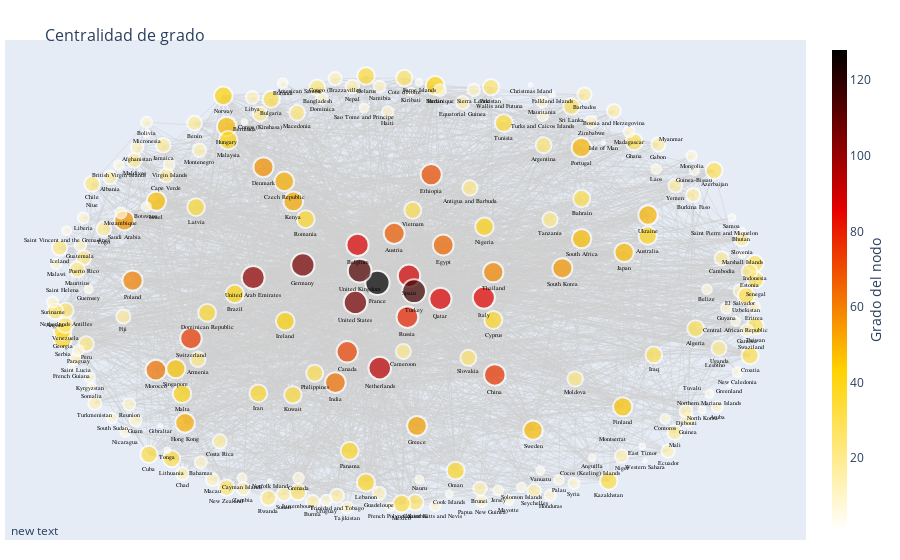

Source (notebook cell):
### Markdown cell above
a. Para esta red considero que hay dos tipos utiles de centralidades para utilizar. La primera es "centralidad de grado", el cual tiene grafico bastante facil de entender. Se grafican los nodos por tamaño segun cuantas aristas entrantes tenga y tambien en escalas de colores que marcan cuales son los mas importantes. Esta es una buena eleccion ya que los aeropuertos que reciben mas aviones se notaran en el grafico representando que son los mas importantes. La otra centralidad a utilizar es "betweenness centrality" la cual denota como nodos mas imporantes a los que aparecen como intermediario en algún camino mínimo. Lo interesante de este tipo de centralidad es que mostraria que aeropuertos estan en lugares estrategicos para el trafico de los aviones.

### Code cell
edge_x = []
edge_y = []

pos = nx.spring_layout(grafo, iterations=50, k=2)

for edge in grafo.edges():
    x0, y0 = pos[edge[0]][0], pos[edge[0]][1]
    x1, y1 = pos[edge[1]][0], pos[edge[1]][1]
    edge_x.append(x0)
    edge_x.append(x1)
    edge_x.append(None)
    edge_y.append(y0)
    edge_y.append(y1)
    edge_y.append(None)

edge_trace = go.Scatter(
    x=edge_x, y=edge_y,
    line=dict(width=0.5, color='#CFCFCF'),
    hoverinfo='none',
    mode='lines')

node_x = []
node_y = []
node_label = []
for node in grafo.nodes():
    x, y = pos[node][0], pos[node][1]
    node_x.append(x)
    node_y.append(y)
    node_label.append(node)

node_adjacencies = []
node_size = []
for node, adjacencies in enumerate(grafo.adjacency()):
    node_adjacencies.append(len(adjacencies[1]))
for i in range(len(node_adjacencies)):
    node_size.append(np.log(node_adjacencies[i])*5)
    
node_trace = go.Scatter(
    x=node_x, y=node_y,
    mode='markers+text',
    hoverinfo='text',
    text=node_label,
    textposition='bottom center',
     textfont=dict(
        family="sans serif",
        size=6,
        color="Black"
    ),
    marker=dict(
        showscale=True,
        colorscale='Hot',
        reversescale=True,
        color=[],
        size=node_size,
        colorbar=dict(
            thickness=15,
            title='Grado del nodo',
            xanchor='left',
            titleside='right'
        ),
        line_width=2))

node_trace.marker.color = node_adjacencies

fig = go.Figure(data=[edge_trace, node_trace],
             layout=go.Layout(
                title='<br>Centralidad de grado',
                titlefont_size=16,
                showlegend=False,
                hovermode='closest',
                margin=dict(b=20,l=5,r=5,t=40),
                annotations=[ dict(
                    showarrow=False,
                    xref="paper", yref="paper",
                    x=0.005, y=-0.002 ) ],
                xaxis=dict(showgrid=False, zeroline=False, showticklabels=False),
                yaxis=dict(showgrid=False, zeroline=False, showticklabels=False))
                )
fig.show()

### Figure 1 — Plotly figure (JSON) as saved in the notebook; plotly's stock layout.template omitted (floating-point values rounded to 4 significant figures; data arrays with more than 128 entries replaced by an {"elided": "..."} marker saying what was removed)
{"data": [{"hoverinfo": "none", "line": {"color": "#CFCFCF", "width": 0.5}, "mode": "lines", "type": "scatter", "x": {"elided": "8556 float values"}, "y": {"elided": "8556 float values"}}, {"hoverinfo": "text", "marker": {"color": {"elided": "229 int values"}, "colorbar": {"thickness": 15, "title": {"side": "right", "text": "Grado del nodo"}, "xanchor": "left"}, "colorscale": [[0, "rgb(0,0,0)"], [0.3333, "rgb(230,0,0)"], [0.6667, "rgb(255,210,0)"], [1, "rgb(255,255,255)"]], "line": {"width": 2}, "reversescale": true, "showscale": true, "size": {"elided": "229 float values"}}, "mode": "markers+text", "text": {"elided": "229 str values"}, "textfont": {"color": "Black", "family": "sans serif", "size": 6}, "textposition": "bottom center", "type": "scatter", "x": {"elided": "229 float values"}, "y": {"elided": "229 float values"}}], "layout": {"annotations": [{"showarrow": false, "x": 0.005, "xref": "paper", "y": -0.002, "yref": "paper"}], "hovermode": "closest", "margin": {"b": 20, "l": 5, "r": 5, "t": 40}, "showlegend": false, "title": {"font": {"size": 16}, "text": "<br>Centralidad de grado"}, "xaxis": {"showgrid": false, "showticklabels": false, "zeroline": false}, "yaxis": {"showgrid": false, "showticklabels": false, "zeroline": false}}}
